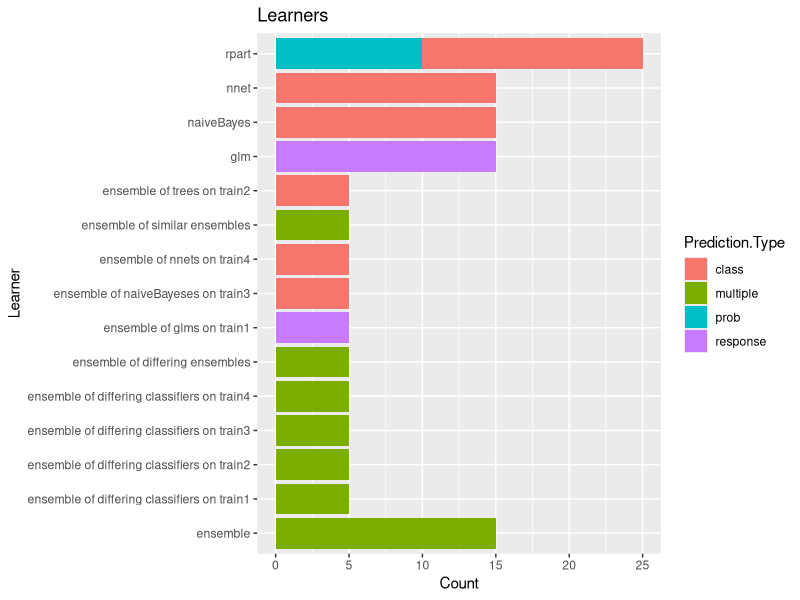
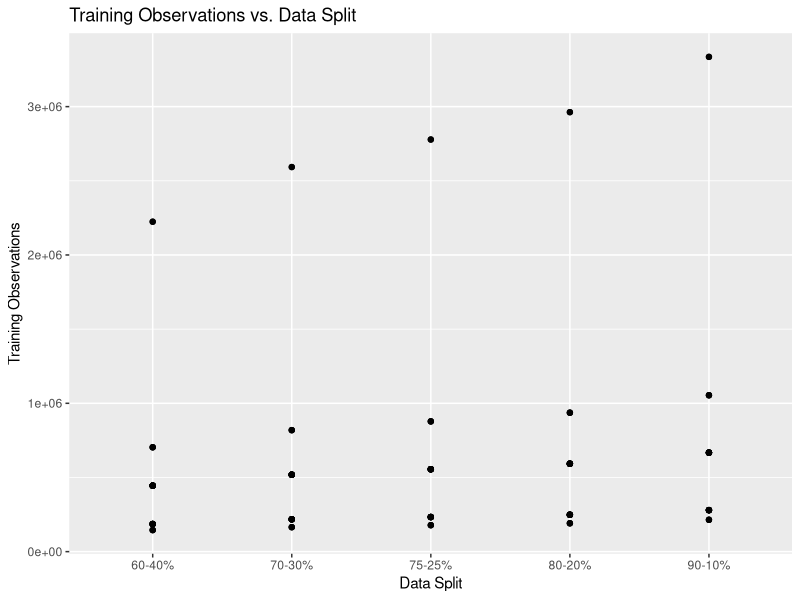
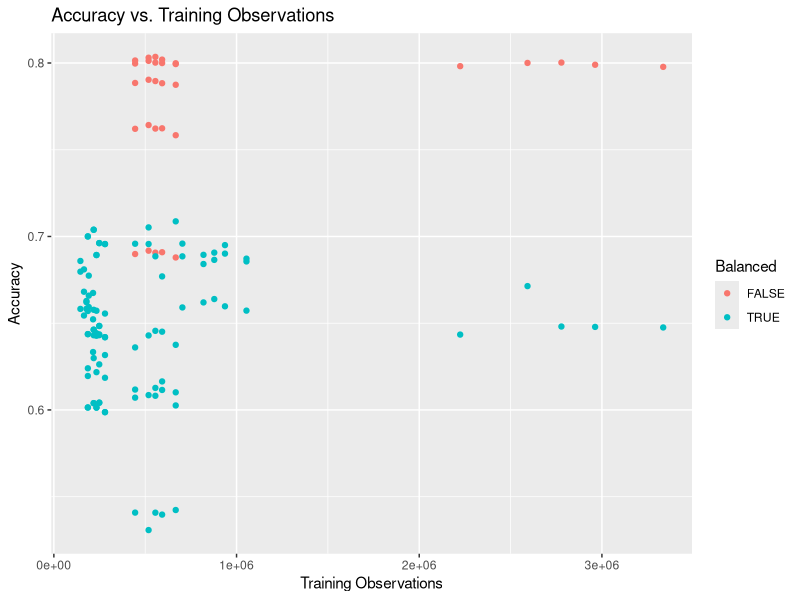
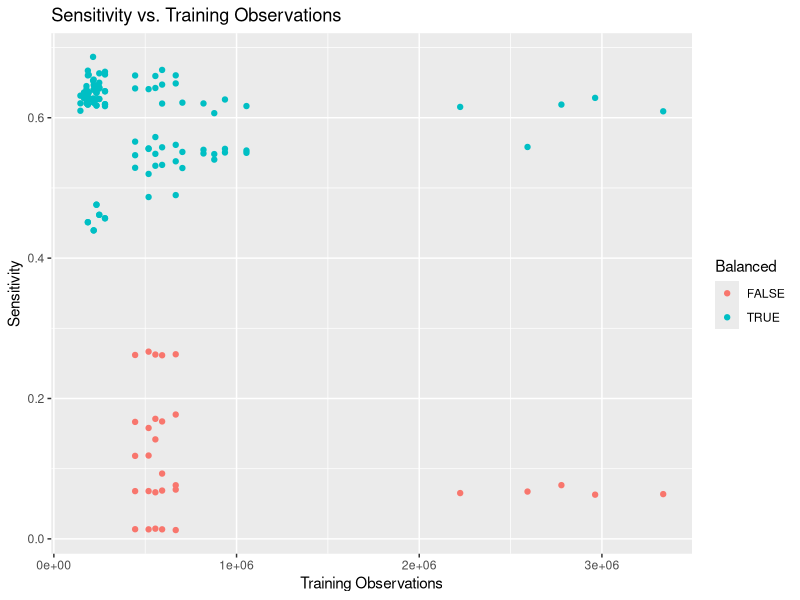
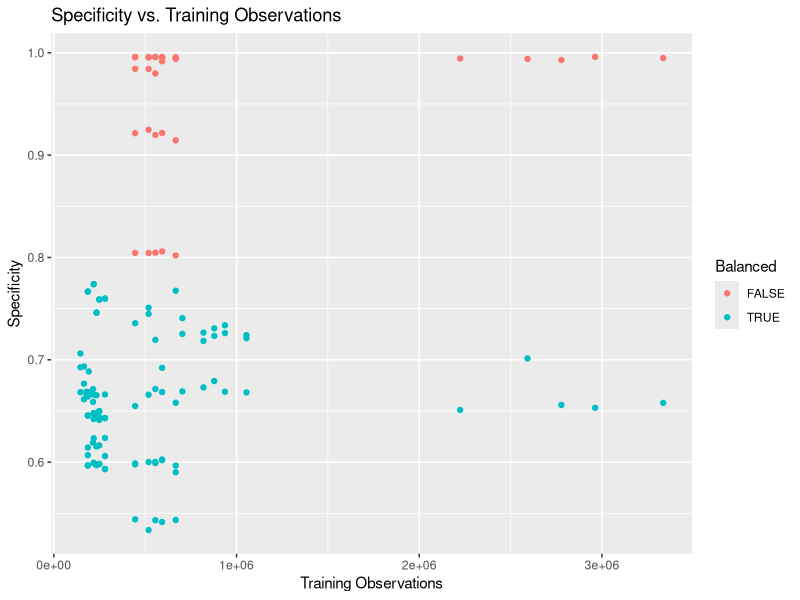
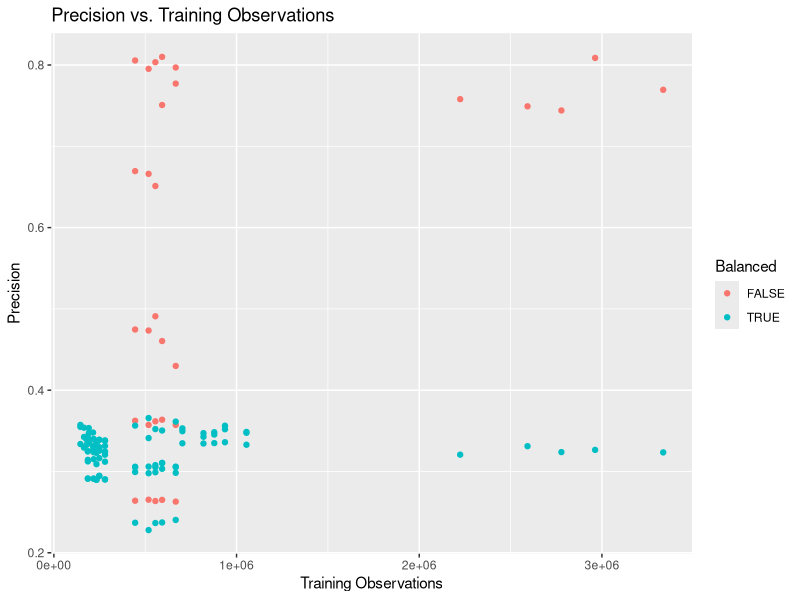
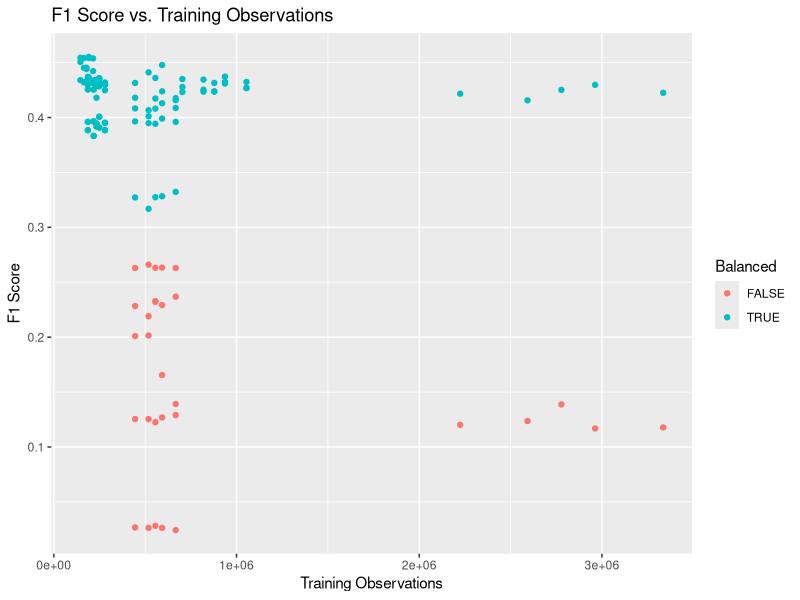
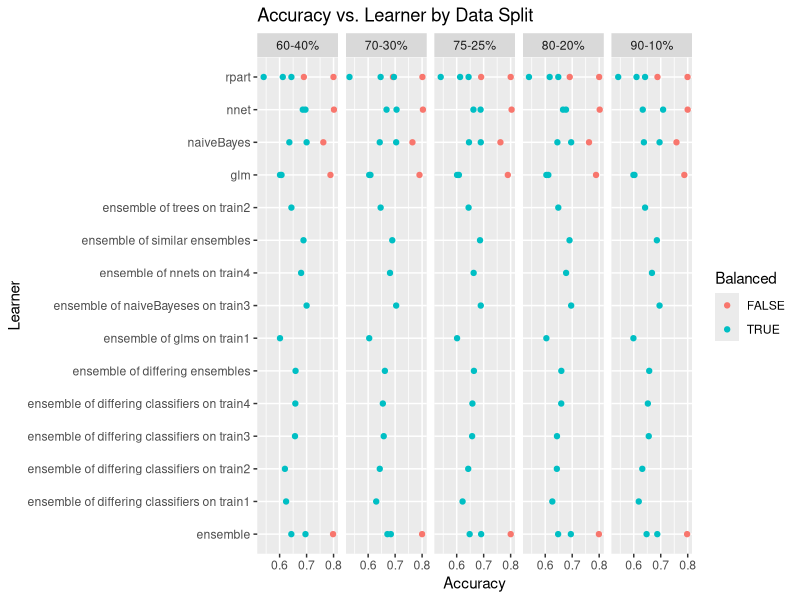

Generate these figures, in order, with R:
## ---- chunk 1
library(ggplot2)
## ---- chunk 2
results <- read.csv("results.csv")
head(results)
str(results)
summary(results)
## ---- chunk 3
summary(results$Data.Split)
summary(results$Balanced) 
summary(results$Balance.Method)
## ---- chunk 4
qplot(Learner, data=results, fill=Prediction.Type, main="Learners", xlab="Learner", ylab="Count") + coord_flip()
## ---- chunk 5
qplot(Data.Split, Training.Observations, data=results, main="Training Observations vs. Data Split", xlab="Data Split", ylab="Training Observations")
## ---- chunk 6
qplot(Training.Observations, Accuracy, data=results, color=Balanced, main="Accuracy vs. Training Observations", xlab="Training Observations", ylab="Accuracy")
qplot(Training.Observations, Sensitivity, data=results, color=Balanced, main="Sensitivity vs. Training Observations", xlab="Training Observations", ylab="Sensitivity")
qplot(Training.Observations, Specificity, data=results, color=Balanced, main="Specificity vs. Training Observations", xlab="Training Observations", ylab="Specificity")
qplot(Training.Observations, Precision, data=results, color=Balanced, main="Precision vs. Training Observations", xlab="Training Observations", ylab="Precision")
qplot(Training.Observations, F1.Score, data=results, color=Balanced, main="F1 Score vs. Training Observations", xlab="Training Observations", ylab="F1 Score")
## ---- chunk 7
qplot(Learner, Accuracy, data=results, facets= . ~ Data.Split, colour=Balanced, main="Accuracy vs. Learner by Data Split") + coord_flip()
## ---- chunk 8
qplot(Learner, Sensitivity, data=results, facets= . ~ Data.Split, colour=Balanced, main="Sensitivity vs. Learner by Data Split") + coord_flip()
## ---- chunk 9
qplot(Learner, Specificity, data=results, facets= . ~ Data.Split, colour=Balanced, main="Specificity vs. Learner by Data Split") + coord_flip()
## ---- chunk 10
qplot(Learner, Precision, data=results, facets= . ~ Data.Split, colour=Balanced, main="Precision vs. Learner by Data Split") + coord_flip()
## ---- chunk 11
qplot(Learner, F1.Score, data=results, facets= . ~ Data.Split, colour=Balanced, main="F1 Score vs. Learner by Data Split") + coord_flip()
## ---- chunk 12
sampleSplit <- results["Data.Split"]=="80-20%"
resultsSample <- subset(results, sampleSplit)
## ---- chunk 13
qplot(Learner, data=resultsSample, fill=Prediction.Type, main="Learners", xlab="Learner", ylab="Count") + coord_flip()
## ---- chunk 14
#Scatter Plot
qplot(Learner, Accuracy, data=resultsSample, color=Prediction.Type, main="Accuracy vs. Learner with and without Class Imbalance", xlab="Learner", ylab="Accuracy") + facet_grid(. ~ Balanced, labeller=label_both) + geom_text(aes(label=round(Accuracy, digits=2)), vjust=1.6, position=position_dodge(0.2), size=2.5) + coord_flip()

#Bar Chart
ggplot(data=resultsSample, aes(x=Learner, y=Accuracy, fill=Prediction.Type)) + stat_identity(geom="bar", position=position_dodge2()) + facet_grid(. ~ Balanced, labeller=label_both) + coord_flip() + xlab("Learner") + ylab("Accuracy") + ggtitle("Accuracy vs. Learner with and without Class Imbalance")
## ---- chunk 15
#Scatter Plot
qplot(Learner, Sensitivity, data=resultsSample, color=Prediction.Type, main="Sensitivity vs. Learner with and without Class Imbalance", xlab="Learner", ylab="Sensitivity") + facet_grid(. ~ Balanced, labeller=label_both) + geom_text(aes(label=round(Sensitivity, digits=2)), vjust=1.6, position=position_dodge(0.2), size=2.5) + coord_flip()

#Bar Chart
ggplot(data=resultsSample, aes(x=Learner, y=Sensitivity, fill=Prediction.Type)) + stat_identity(geom="bar", position=position_dodge2()) + facet_grid(. ~ Balanced, labeller=label_both) + coord_flip() + xlab("Learner") + ylab("Sensitivity") + ggtitle("Sensitivity vs. Learner with and without Class Imbalance")
## ---- chunk 16
qplot(Learner, Specificity, data=resultsSample, color=Prediction.Type, main="Specificity vs. Learner with and without Class Imbalance", xlab="Learner", ylab="Specificity") + facet_grid(. ~ Balanced, labeller=label_both) + geom_text(aes(label=round(Specificity, digits=2)), vjust=1.6, position=position_dodge(0.2), size=2.5) + coord_flip()

#Bar Chart
ggplot(data=resultsSample, aes(x=Learner, y=Specificity, fill=Prediction.Type)) + stat_identity(geom="bar", position=position_dodge2()) + facet_grid(. ~ Balanced, labeller=label_both) + coord_flip() + xlab("Learner") + ylab("Specificity") + ggtitle("Specificity vs. Learner with and without Class Imbalance")
## ---- chunk 17
qplot(Learner, Precision, data=resultsSample, color=Prediction.Type, main="Precision vs. Learner with and without Class Imbalance", xlab="Learner", ylab="Precision") + facet_grid(. ~ Balanced, labeller=label_both) + geom_text(aes(label=round(Precision, digits=2)), vjust=1.6, position=position_dodge(0.2), size=2.5) + coord_flip()

#Bar Chart
ggplot(data=resultsSample, aes(x=Learner, y=Precision, fill=Prediction.Type)) + stat_identity(geom="bar", position=position_dodge2()) + facet_grid(. ~ Balanced, labeller=label_both) + coord_flip() + xlab("Learner") + ylab("Precision") + ggtitle("Precision vs. Learner with and without Class Imbalance")
## ---- chunk 18
qplot(Learner, F1.Score, data=resultsSample, color=Prediction.Type, main="F1 Score vs. Learner with and without Class Imbalance", xlab="Learner", ylab="F1 Score") + facet_grid(. ~ Balanced, labeller=label_both) + geom_text(aes(label=round(F1.Score, digits=2)), vjust=1.6, position=position_dodge(0.2), size=2.5) + coord_flip()

#Bar Chart
ggplot(data=resultsSample, aes(x=Learner, y=F1.Score, fill=Prediction.Type)) + stat_identity(geom="bar", position=position_dodge2()) + facet_grid(. ~ Balanced, labeller=label_both) + coord_flip() + xlab("Learner") + ylab("F1 Score") + ggtitle("F1 Score vs. Learner with and without Class Imbalance")
## ---- chunk 19
for (i in 1:27)
{
  cm <- matrix(0, nrow=2, ncol=2)
  cm[1,1] <- resultsSample$TN[i]
  cm[2,1] <- resultsSample$FN[i]
  cm[1,2] <- resultsSample$FP[i]
  cm[2,2] <- resultsSample$TP[i]
  print(resultsSample$Learner[i])
  print(cm)
  cat("\n")
}
